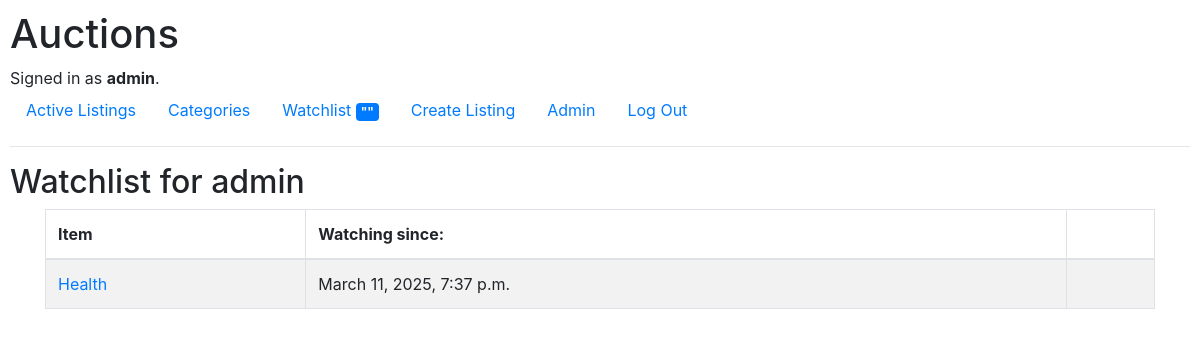
The page /listings/watch (signed in) on the database as committed earlier.
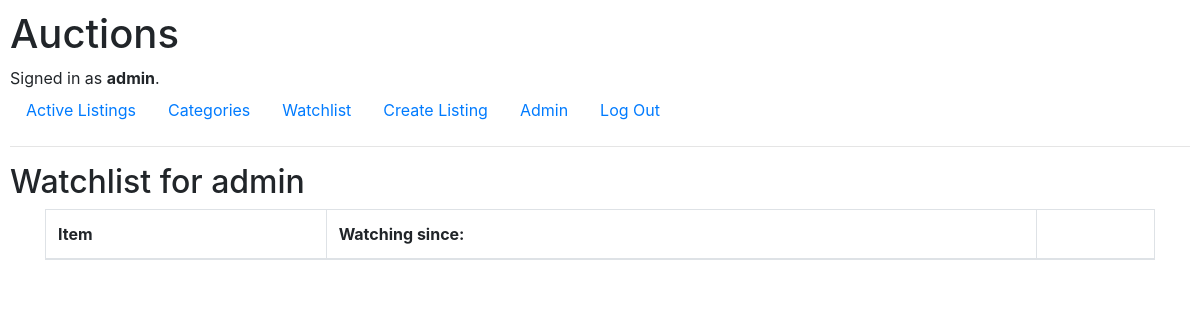
The same page on the database as committed later.
### auctions/models.py (models this page shows, shortened)
class User(AbstractUser):
    number_on_watchlist = models.CharField(blank=True, max_length=8)

class Watch(models.Model):
    watcher = models.ForeignKey(User, on_delete=models.CASCADE, related_name="watchlist")
    item = models.ForeignKey(Listings, on_delete=models.CASCADE)
    date = models.DateTimeField(auto_now_add=True)

class Listings(models.Model):
    vendor = models.ForeignKey(User, on_delete=models.CASCADE, related_name="user_listings")
    categories = models.ManyToManyField(Categories, related_name="listed")
    title = models.CharField(max_length=64)
    description = models.CharField(max_length=256, blank=True, default="")
    reserve_price = models.DecimalField(decimal_places=2, max_digits=8, default=0)
    date_listed = models.DateTimeField(auto_now_add=True)
    img_file = models.CharField(max_length=64, blank=True, default="")
    active = models.BooleanField()
    def __str__(self):
        return f"{self.title}"

### auctions/views.py (the view)
# urls.py: path("listings/watch", views.watchlist, name="watchlist"),
def watchlist(request):
    user = request.user
    listings = Watch.objects.filter(watcher=user.id)
    return render(request, "auctions/watchlist.html", {
        "listings": listings
    })

### auctions/templates/auctions/watchlist.html
{% extends "auctions/layout.html" %}
{% block body %}
  <h2>Watchlist {% if user.is_authenticated %} for {{ user.username }}{% endif %}</h2>
  <div class="container">
    <div class="row">
        <div class="col-md-12">
            <table class="table table-bordered table-striped table-hover">
              <thead><th>Item</th><th>Watching since:</th><th></th></thead>
              <tbody>
              {% for listing in listings %}
                <tr><td><a href="{{ listing.item.id }}">{{ listing.item }}</a></td><td>{{ listing.date }}</td><td></td></tr>
              {% endfor %}
              </tbody>
            </table>
        </div>
    </div>
</div>
{% endblock %}

### auctions/templates/auctions/layout.html (shortened to what this page needs)
{% load static %}
<!DOCTYPE html>
<html lang="en">
    <head>
        <link rel="stylesheet" href="https://stackpath.bootstrapcdn.com/bootstrap/4.4.1/css/bootstrap.min.css">
        <link href="{% static 'auctions/styles.css' %}" rel="stylesheet">
    </head>
    <body>
        <h1>Auctions</h1>
        <div>
            {% if user.is_authenticated %}
                Signed in as <strong>{{ user.username }}</strong>.
            {% else %}
                Not signed in.
            {% endif %}
        </div>
        <ul class="nav">
            <li class="nav-item">
                <a class="nav-link" href="{% url 'index' %}">Active Listings</a>
            </li>
            <li>
                <a class="nav-link" href="{% url 'categories' %}">Categories</a>
            </li>
            {% if user.is_authenticated %}
                <li class="nav-item">
                    <a class="nav-link" href="{% url 'watchlist' %}">Watchlist <span class="badge bg-primary" style="color:#ffffff">{{ user.number_on_watchlist }}</span></a>
                </li>
                <li class="nav-item">
                    <a class="nav-link" href="{% url 'add_listing' %}">Create Listing</a>
                </li>
                {% if user.is_superuser %}
                    <li class="nav-item">
                        <a class="nav-link" href="/admin">Admin</a>
                    </li>
                {% endif %}
                <li class="nav-item">
                    <a class="nav-link" href="{% url 'logout' %}">Log Out</a>
                </li>
            {% endif %}
        </ul>
        <hr>
        {% block body %}
        {% endblock %}
    </body>
</html>

Rows that differ between the two databases and show on the page:
removed Watch: item "Health", date "March 11, 2025, 7:37 p.m."
changed User "admin": number_on_watchlist "\"\"" → (not shown)
